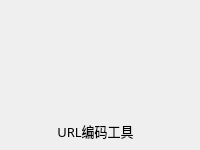
                           <widget class="QWidget" name="widget_23" native="true">
                            <property name="geometry">
                             <rect>
                              <x>240</x>
                              <y>170</y>
                              <width>200</width>
                              <height>150</height>
                             </rect>
                            </property>
                            <property name="minimumSize">
                             <size>
                              <width>200</width>
                              <height>150</height>
                             </size>
                            </property>
                            <property name="maximumSize">
                             <size>
                              <width>100</width>
                              <height>50</height>
                             </size>
                            </property>
                            <property name="styleSheet">
                             <string notr="true">#widget_23{
background-color: rgba(64, 96, 115, 255);
border-radius: 10px;
}</string>
                            </property>
                            <widget class="QWidget" name="widget_24" native="true">
                             <property name="geometry">
                              <rect>
                               <x>50</x>
                               <y>20</y>
                               <width>91</width>
                               <height>81</height>
                              </rect>
                             </property>
                             <property name="styleSheet">
                              <string notr="true">image: url(:/lib/URL.png);</string>
                             </property>
                            </widget>
                            <widget class="QLabel" name="label_11">
                             <property name="geometry">
                              <rect>
                               <x>40</x>
                               <y>120</y>
                               <width>111</width>
                               <height>21</height>
                              </rect>
                             </property>
                             <property name="font">
                              <font>
                               <family>OPPOSans B</family>
                               <pointsize>10</pointsize>
                              </font>
                             </property>
                             <property name="text">
                              <string>URL编码工具</string>
                             </property>
                             <property name="alignment">
                              <set>Qt::AlignCenter</set>
                             </property>
                            </widget>
                            <widget class="QToolButton" name="toolButton_6">
                             <property name="geometry">
                              <rect>
                               <x>160</x>
                               <y>0</y>
                               <width>40</width>
                               <height>40</height>
                              </rect>
                             </property>
                             <property name="minimumSize">
                              <size>
                               <width>40</width>
                               <height>40</height>
                              </size>
                             </property>
                             <property name="maximumSize">
                              <size>
                               <width>40</width>
                               <height>40</height>
                              </size>
                             </property>
                             <property name="styleSheet">
                              <string notr="true">QToolButton {
	
	color: rgb(217, 236, 237);
	background-color: rgba(255, 255, 255, 0);
	border: none;
}

QToolButton::menu-indicator { 
	image: None;
}

 
QToolButton:hover {
	color: rgb(255, 255, 255);
	background-color: rgba(255, 255, 255, 0);
	border: none;
}</string>
                             </property>
                             <property name="text">
                              <string/>
                             </property>
                             <property name="icon">
                              <iconset resource="lib.qrc">
                               <normaloff>:/lib/caozuo.png</normaloff>:/lib/caozuo.png</iconset>
                             </property>
                             <property name="iconSize">
                              <size>
                               <width>20</width>
                               <height>20</height>
                              </size>
                             </property>
                            </widget>
                           </widget>
